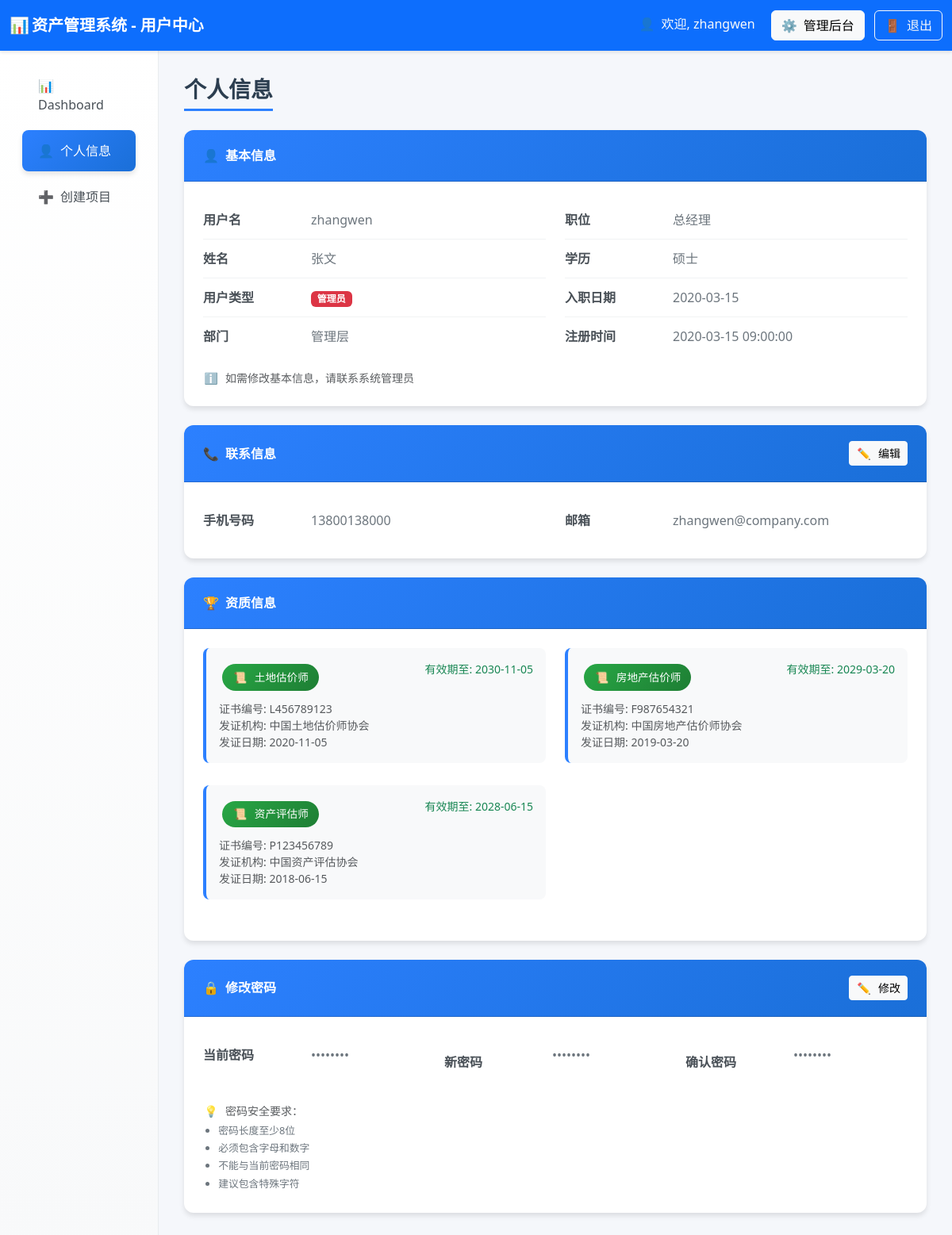
Screenshot of /user_profile (signed in) with the database file from the repository.
### tables this page shows
CREATE TABLE users (
        id INTEGER PRIMARY KEY AUTOINCREMENT,
        username TEXT UNIQUE,
        realname TEXT,
        user_type TEXT,
        password TEXT,
        phone TEXT,
        email TEXT,
        hire_date TEXT,
        education TEXT,
        position TEXT,
        department TEXT,
        status TEXT DEFAULT 'active',  -- active-在职, inactive-离职
        create_time TEXT DEFAULT CURRENT_TIMESTAMP,
        update_time TEXT DEFAULT CURRENT_TIMESTAMP
    );

CREATE TABLE user_qualifications (
        id INTEGER PRIMARY KEY AUTOINCREMENT,
        username TEXT NOT NULL,
        qualification_type TEXT NOT NULL,
        qualification_number TEXT,
        issue_date TEXT,
        expiry_date TEXT,
        issue_authority TEXT,
        FOREIGN KEY (username) REFERENCES users (username),
        UNIQUE(username, qualification_type)
    );

### routes/user_routes.py (the view)
@router.get("/user_profile", response_class=HTMLResponse)
async def user_profile(
    request: Request,
    user: dict = Depends(login_required),
    db: sqlite3.Connection = Depends(get_db)
):
    try:
        print(f"用户个人信息页面，用户名: {user['username']}")
        user_profile = await user_service.get_user_profile(user["username"], db)
        user_qualifications = await user_service.get_user_qualifications(user["username"], db)
        stats = await user_service.get_user_basic_stats(user, db)
        today = datetime.now().strftime("%Y-%m-%d")
        return templates.TemplateResponse("user_profile.html", {
            "request": request,
            "user": user,
            "user_profile": user_profile,
            "user_qualifications": user_qualifications,  # 添加资质信息
            "stats": stats,
            "today": today
        })
    except Exception as e:
        print(f"查询失败！！！错误: {str(e)}")
        import traceback
        print(f"完整错误: {traceback.format_exc()}")
        return templates.TemplateResponse("user_profile.html", {
            "request": request,
            "user": user,
            "user_profile": {},
            "user_qualifications": [],  # 空列表
            "stats": {},
            "today": today,
            "error": str(e)
        })

### templates/user_profile.html (shortened to what this page needs)
<!DOCTYPE html>
<html lang="zh-CN">
<head>
    <link href="https://cdn.jsdelivr.net/npm/bootstrap@5.3.2/dist/css/bootstrap.min.css" rel="stylesheet">
    <link rel="stylesheet"
        href="https://cdnjs.cloudflare.com/ajax/libs/bootstrap-icons/1.11.0/font/bootstrap-icons.min.css">
</head>
<body>
    <nav class="navbar navbar-dark bg-primary">
        <div class="container-fluid">
            <span class="navbar-brand mb-0 h1 fw-bold">
                <span class="fallback-icon">📊</span>资产管理系统 - 用户中心
            </span>
            <div>
                <span class="text-light me-3">
                    <span class="fallback-icon">👤</span>欢迎, {{ user.username }}
                </span>
                {% if user.user_type == 'admin' %}
                <a href="/admin_projects" class="btn btn-light me-2">
                    <span class="fallback-icon">⚙️</span>管理后台
                </a>
                {% endif %}
                <a href="/logout" class="btn btn-outline-light">
                    <span class="fallback-icon">🚪</span>退出
                </a>
            </div>
        </div>
    </nav>
    <div class="container-fluid">
        <div class="row">
            <div class="col-md-3 col-lg-2 sidebar">
                <nav class="nav flex-column p-3">
                    <a class="nav-link" href="/user_dashboard">
                        <span class="fallback-icon">📊</span>Dashboard
                    </a>
                    <a class="nav-link active" href="/user_profile">
                        <span class="fallback-icon">👤</span>个人信息
                    </a>
                    <a class="nav-link" href="/create_project">
                        <span class="fallback-icon">➕</span>创建项目
                    </a>
                </nav>
            </div>
            <div class="col-md-9 col-lg-10 main-content">
                <h3 class="page-title">个人信息</h3>
                <div class="card profile-card">
                    <div class="card-header">
                        <span><span class="fallback-icon">👤</span>基本信息</span>
                    </div>
                    <div class="card-body">
                        <div class="row">
                            <div class="col-md-6">
                                <div class="info-item">
                                    <span class="info-label">用户名</span>
                                    <span class="info-value">{{ user_profile.username }}</span>
                                </div>
                                <div class="info-item">
                                    <span class="info-label">姓名</span>
                                    <span class="info-value">{{ user_profile.realname or '未设置' }}</span>
                                </div>
                                <div class="info-item">
                                    <span class="info-label">用户类型</span>
                                    <span class="info-value">
                                        {% if user_profile.user_type == 'admin' %}
                                        <span class="badge bg-danger">管理员</span>
                                        {% else %}
                                        <span class="badge bg-primary">普通用户</span>
                                        {% endif %}
                                    </span>
                                </div>
                                <div class="info-item">
                                    <span class="info-label">部门</span>
                                    <span class="info-value">{{ user_profile.department or '未设置' }}</span>
                                </div>
                            </div>
                            <div class="col-md-6">
                                <div class="info-item">
                                    <span class="info-label">职位</span>
                                    <span class="info-value">{{ user_profile.position or '未设置' }}</span>
                                </div>
                                <div class="info-item">
                                    <span class="info-label">学历</span>
                                    <span class="info-value">{{ user_profile.education or '未设置' }}</span>
                                </div>
                                <div class="info-item">
                                    <span class="info-label">入职日期</span>
                                    <span class="info-value">{{ user_profile.hire_date or '未设置' }}</span>
                                </div>
                                <div class="info-item">
                                    <span class="info-label">注册时间</span>
                                    <span class="info-value">{{ user_profile.create_time or '未设置' }}</span>
                                </div>
                            </div>
                        </div>
                        <div class="mt-3">
                            <small class="text-muted">
                                <span class="fallback-icon">ℹ️</span>如需修改基本信息，请联系系统管理员
                            </small>
                        </div>
                    </div>
                </div>
                <div class="card profile-card">
                    <div class="card-header d-flex justify-content-between align-items-center">
                        <span><span class="fallback-icon">📞</span>联系信息</span>
                        <button class="btn btn-light btn-sm" onclick="toggleEditMode('contactInfo')">
                            <span class="fallback-icon">✏️</span>编辑
                        </button>
                    </div>
                    <div class="card-body">
                        <form id="contactInfoForm" method="post" action="/user_profile/update">
                            <div class="row">
                                <div class="col-md-6">
                                    <div class="info-item">
                                        <span class="info-label">手机号码</span>
                                        <div class="info-value">
                                            <span id="phoneDisplay">{{ user_profile.phone or '未设置' }}</span>
                                        </div>
                                    </div>
                                </div>
                                <div class="col-md-6">
                                    <div class="info-item">
                                        <span class="info-label">邮箱</span>
                                        <div class="info-value">
                                            <span id="emailDisplay">{{ user_profile.email or '未设置' }}</span>
                                        </div>
                                    </div>
                                </div>
                            </div>
                        </form>
                    </div>
                </div>
                <div class="card profile-card">
                    <div class="card-header">
                        <span><span class="fallback-icon">🏆</span>资质信息</span>
                    </div>
                    <div class="card-body">
                        {% if user_qualifications %}
                        <div class="row">
                            {% for qual in user_qualifications %}
                            <div class="col-md-6 mb-3">
                                <div class="qualification-item">
                                    <div class="d-flex justify-content-between align-items-start mb-2">
                                        <span class="qualification-badge">
                                            <span class="fallback-icon">📜</span>{{ qual.qualification_type }}
                                        </span>
                                        {% if qual.expiry_date %}
                                        <small
                                            class="text-{% if qual.expiry_date > today %}success{% else %}danger{% endif %}">
                                            有效期至: {{ qual.expiry_date }}
                                        </small>
                                        {% endif %}
                                    </div>
                                    {% if qual.qualification_number %}
                                    <div class="text-muted small">
                                        证书编号: {{ qual.qualification_number }}
                                    </div>
                                    {% endif %}
                                    {% if qual.issue_authority %}
                                    <div class="text-muted small">
                                        发证机构: {{ qual.issue_authority }}
                                    </div>
                                    {% endif %}
                                    {% if qual.issue_date %}
                                    <div class="text-muted small">
                                        发证日期: {{ qual.issue_date }}
                                    </div>
                                    {% endif %}
                                </div>
                            </div>
                            {% endfor %}
                        </div>
                        {% else %}
                        <div class="text-center text-muted py-4">
                            <span class="fallback-icon">📝</span>
                            <p class="mb-0">暂无资质信息</p>
                        </div>
                        {% endif %}
                    </div>
                </div>
                <div class="card profile-card">
                    <div class="card-header d-flex justify-content-between align-items-center">
                        <span><span class="fallback-icon">🔒</span>修改密码</span>
                        <button class="btn btn-light btn-sm" onclick="toggleEditMode('passwordChange')">
                            <span class="fallback-icon">✏️</span>修改
                        </button>
                    </div>
                    <div class="card-body">
                        <form id="passwordChangeForm" method="post" action="/user_profile/change_password">
                            <div class="row">
                                <div class="col-md-4">
                                    <div class="info-item">
                                        <span class="info-label">当前密码</span>
                                        <div class="info-value">
                                            <span id="currentPasswordDisplay">••••••••</span>
                                        </div>
                                    </div>
                                </div>
                                <div class="col-md-4">
                                    <div class="info-item">
                                        <span class="info-label">新密码</span>
                                        <div class="info-value">
                                            <span id="newPasswordDisplay">••••••••</span>
                                            <div class="password-feedback" id="passwordFeedback"></div>
                                        </div>
                                    </div>
                                </div>
                                <div class="col-md-4">
                                    <div class="info-item">
                                        <span class="info-label">确认密码</span>
                                        <div class="info-value">
                                            <span id="confirmPasswordDisplay">••••••••</span>
                                            <div class="password-feedback" id="confirmPasswordFeedback"></div>
                                        </div>
                                    </div>
                                </div>
                            </div>
                        </form>
                        <div class="password-tips mt-3">
                            <small class="text-muted">
                                <span class="fallback-icon">💡</span>密码安全要求：
                                <ul class="mb-0 mt-1">
                                    <li>密码长度至少8位</li>
                                    <li>必须包含字母和数字</li>
                                    <li>不能与当前密码相同</li>
                                    <li>建议包含特殊字符</li>
                                </ul>
                            </small>
                        </div>
                    </div>
                </div>
            </div>
        </div>
    </div>
</body>
</html>

### rows the page displays
users: username "zhangwen", realname "张文", department "管理层", position "总经理", education "硕士", hire_date "2020-03-15", create_time "2020-03-15 09:00:00", phone "13800138000", email "zhangwen@company.com"
user_qualifications: qualification_type "土地估价师", expiry_date "2030-11-05", qualification_number "L456789123", issue_authority "中国土地估价师协会", issue_date "2020-11-05"
user_qualifications: qualification_type "房地产估价师", expiry_date "2029-03-20", qualification_number "F987654321", issue_authority "中国房地产估价师协会", issue_date "2019-03-20"
user_qualifications: qualification_type "资产评估师", expiry_date "2028-06-15", qualification_number "P123456789", issue_authority "中国资产评估协会", issue_date "2018-06-15"

### other values shown
{{ user.username }} "zhangwen"
